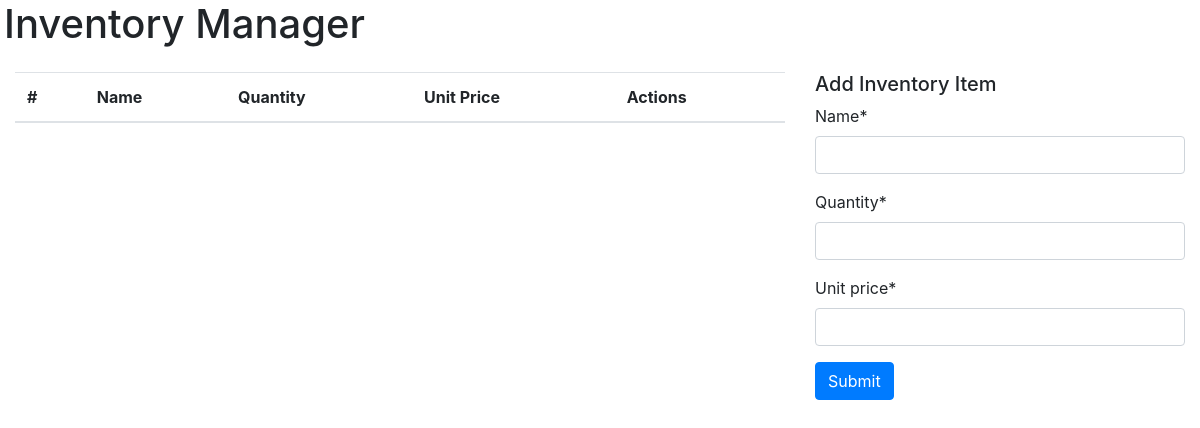
The app's page /, older data.
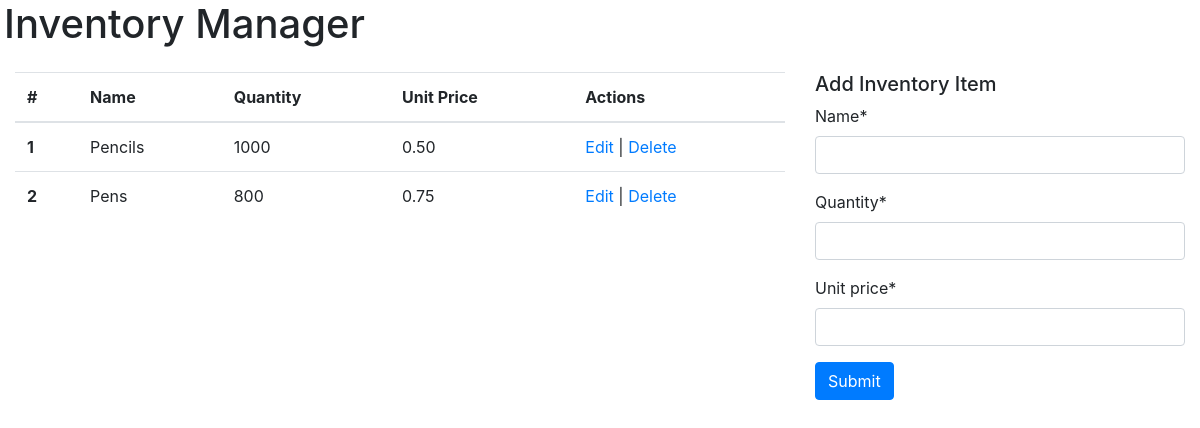
The same page, newer data.
### home/models.py (models this page shows, shortened)
class Inventory(models.Model):
    name = models.CharField(max_length=254)
    quantity = models.IntegerField()
    unit_price = models.DecimalField(max_digits=6, decimal_places=2)
    class Meta:
        verbose_name_plural = 'Inventory'

### home/views.py (the view)
# urls.py: path("", views.home, name="home"),
def home(request):
    inventory = Inventory.objects.all()
    inventory_form = InventoryForm()
    template = 'home/index.html'
    context = {
        'inventory': inventory,
        'inventory_form': inventory_form,
    }
    return render(request, template, context)

### home/forms.py
class InventoryForm(forms.ModelForm):
    class Meta:
        model = Inventory
        fields = '__all__'

### home/templates/home/index.html (shortened to what this page needs)
<!DOCTYPE html>
<html lang="en">
  <head>
    <link
      rel="stylesheet"
      href="https://cdnjs.cloudflare.com/ajax/libs/font-awesome/5.15.3/css/all.min.css"
    />
    <link
      rel="stylesheet"
      href="https://stackpath.bootstrapcdn.com/bootstrap/4.4.1/css/bootstrap.min.css"
    />
  </head>
  <body>
    {% load crispy_forms_tags %}
    <div class="container-fluid">
      <div class="row mb-3 pl-1">
        <h1>Inventory Manager</h1>
      </div>
      <div class="row">
        <div class="col-8">
          <table class="table">
            <thead>
              <tr>
                <th scope="col">#</th>
                <th scope="col">Name</th>
                <th scope="col">Quantity</th>
                <th scope="col">Unit Price</th>
                <th scope="col">Actions</th>
              </tr>
            </thead>
            <tbody>
              {% for item in inventory %}
                <tr>
                  <th scope="row">{{ item.id }}</th>
                  <td>{{ item.name }}</td>
                  <td>{{ item.quantity }}</td>
                  <td>{{ item.unit_price }}</td>
                  <td><a href="{% url 'edit_inventory' item.id %}">Edit</a> | <a href="{% url 'delete_inventory' item.id %}">Delete</a></td>
                </tr>
              {% endfor %}
            </tbody>
          </table>
        </div>
        <div class="col-4">
            <h5>Add Inventory Item</h5>
            <form action="{% url 'add_inventory' %}" method="post">
              {{ inventory_form|crispy }}
              <button type="submit" class="btn btn-primary">Submit</button>
            </form>
        </div>
      </div>
    </div>
  </body>
</html>

Row changes from the older to the newer data that the page shows:
added Inventory: id "1", name "Pencils", quantity "1000", unit_price "0.50"
added Inventory: id "2", name "Pens", quantity "800", unit_price "0.75"
